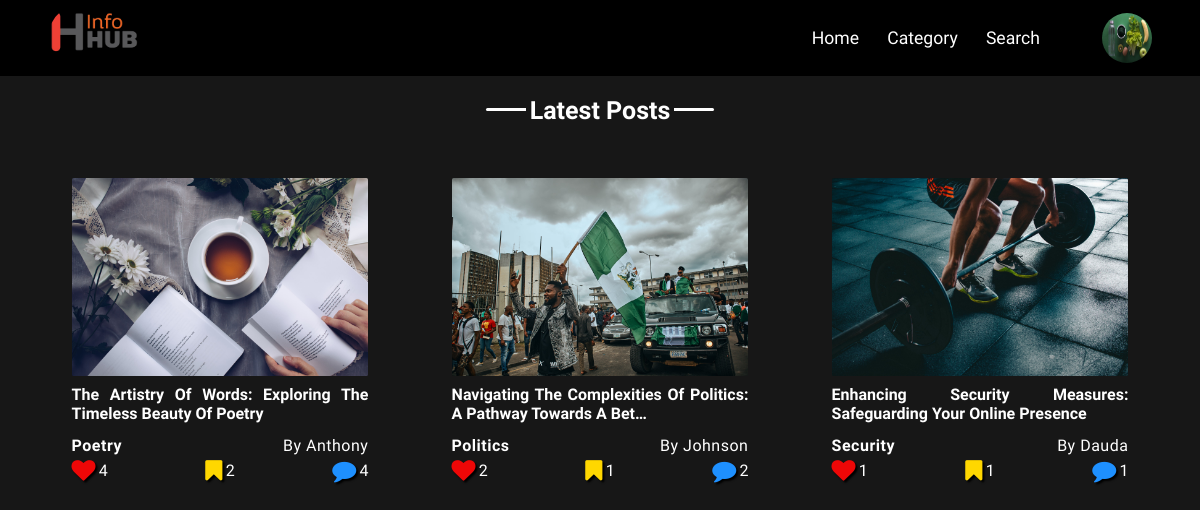
The page / (signed in) on the database as committed earlier.
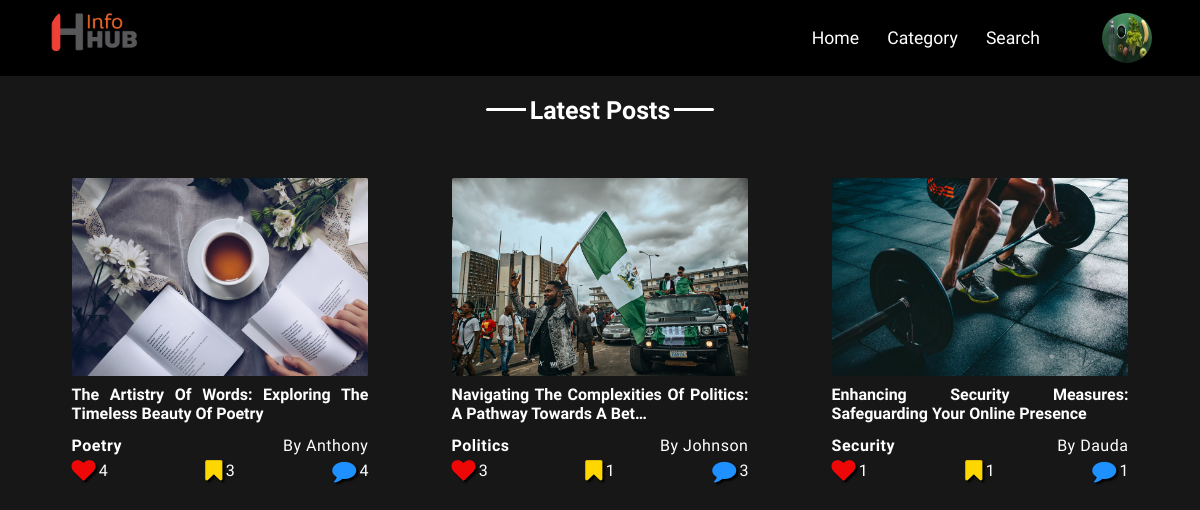
The same page on the database as committed later.
### Users/models.py (models this page shows, shortened)
class Profile(models.Model):
    user = models.OneToOneField(User, on_delete=models.CASCADE)
    image = models.ImageField(default='Profile.png', upload_to='User_Profile_Picture')
    file_name = models.CharField(max_length=50, blank=True)
    age = models.CharField(max_length=3, default=18)

### blogApp/models.py (models this page shows, shortened)
class Post(models.Model):
    class NewManager(models.Manager):
        def get_queryset(self):
            return super().get_queryset() .filter(Status='published')
    options = (
        ('draft', 'Draft'),
        ('published', 'Published'),
    )
    Title = models.CharField(max_length=250)
    First_Name = models.CharField(max_length=15)
    Last_Name = models.CharField(max_length=15)
    Email = models.EmailField(max_length=30)
    slug = models.SlugField(max_length=250, unique_for_date='Publish', default='default')
    Publish = models.DateTimeField(default=timezone.now )
    Author = models.ForeignKey (User, on_delete=models.CASCADE, related_name='blog_posts')
    Content = models.TextField()
    Category = models.ForeignKey(Category, on_delete=models.PROTECT, default=1)
    Category_Tag = models.CharField(max_length=20, default='Default')
    Image = models.ImageField(upload_to=User_Directory_Path)
    Status = models.CharField(max_length=10, choices=options, default='draft')
    Objects = models.Manager() #default Manager
    Newmanager = NewManager() #custom manager
    likes_count = models.IntegerField(default='0')
    likes = models.ManyToManyField(User, related_name='like', default=None, blank=True)
    liked = models.BooleanField(default=False)
    bookmark_count =  models.IntegerField(default=0)
    bookmark = models.ManyToManyField(User, related_name='bookmark',default=None, blank=True )
    def get_absolute_url(self):
        return reverse('blogApp:Single_Post', args=[self.slug])
    class Meta:
        ordering = ('-Publish',)[:8]

### blogApp/views.py (the view)
# urls.py: path('', views.PostListView, name='Home_Page'),
@login_required
def PostListView(request):
    updated_posts = Post.Newmanager.annotate(num_comments=Count('Comment')).order_by('-Publish')[:6]
    older_posts = None
    if len(updated_posts) > 6:
         older_posts = Post.Newmanager.annotate(num_comments=Count('Comment')).order_by('Publish')[:6]
    context = {'Updated_Post': updated_posts,
               'Older_Post': older_posts,
            }
    return render(request, 'blogApp/index.html', context)

### blogApp/context_processor.py (called while the page is built)
def Category_List_Options(request):
    Category_List_Options = Category.objects.exclude(name='Default')
    return {'Category_List_Options' : Category_List_Options}

### blogApp/templates/blogApp/Index.html (shortened to what this page needs)
    {% extends 'blogApp/Base.html' %}
    {% load static %}
        {% block templates %}
    <div class="Wrapper">
        {% if Updated_Post %}
            <div class="Updates">
                <p>latest Posts</p>
            </div>
            <div class="Grid">
                {% for Blog_Post in Updated_Post %}
                <div class="Grid-Item">
                    <div class="Card">
                        <img  src="{{Blog_Post.Image.url}}" alt="{{Blog_Post.Category_Tag}}">
                            <a href="{{Blog_Post.get_absolute_url}}"><p>{{ Blog_Post.Title|truncatechars:65}}</p></a>
                            <div class="Card-Footer">
                                    <h3>{{Blog_Post.Category_Tag}}</h3>
                                    <p>By {{Blog_Post.Last_Name }}</p>
                            </div>
                            <div class="Reactions">
                                <div class="item Likes">
                                    <i  class="fa fa-heart"></i>
                                    <p>{{Blog_Post.likes_count}}</p>
                                </div>
                                 <div class="item Favourites">
                                    <i  class="fa fa-bookmark"></i>
                                    <p>{{Blog_Post.bookmark_count}}</p>
                                </div>
                                <div class="item Comments">
                                    <i  class="fa fa-comment"></i>
                                    <p>{{Blog_Post.num_comments}}</p>
                                </div>
                            </div>
                    </div>
                </div>
                {% endfor %}
            </div>
        {% endif %}
    </div>
    {% endblock %}

### blogApp/templates/blogApp/Base.html (shortened to what this page needs)
{% load static %}
<!DOCTYPE html>
<html lang="en">
<head>
    <link rel="stylesheet" href="{% static 'css/Main.css' %}">
    <link rel="stylesheet" href="https://cdnjs.cloudflare.com/ajax/libs/font-awesome/4.7.0/css/font-awesome.min.css">
</head>
<body class="RemoveNav">
        <div class="Wrapper">
            <nav>
               <img class="Logo" src="{% static 'media\Logo.png' %}" alt="Logo">
                    <ul>
                        <li><a href="{% url 'blogApp:Home_Page' %}">Home</a></li>
                        <li><a href="#" class="OpenCategoryList">Category</a></li>
                        <li><a href="#">Search</a></li>
                    </ul>
                    <img src="{{user.profile.image.url}}" alt="Default-Image"  class="MoreLink" >
            </nav>
            {% block templates %}
            {% endblock %}
        </div>
</body>
</html>

### blogApp/static/css/Main.css (style rules this page uses)
:root { --FS-Paragraph-xm: .5rem; --FS-Paragraph-md: .6rem; --FS-Paragraph-md2: .7rem; --FS-Paragraph-bg: .8rem; --FS-Paragraph-bg2: .9rem; --FS-Heading-xm: .5rem; --FS-Heading-md: .6rem; --FS-Heading-bg: .7rem; --FS-Heading-md2: .8rem; --FS-Heading-bg2: .9rem; --FS-Paragraph: 1rem; --FS-Paragraph2: 1.1rem; --FS-Paragraph3: 1.2rem; --FS-Paragraph4: 1.3rem; --FS-Heading1:clamp(.4rem, 1rem, 1.5rem); --FS-Small-Heading:1.1rem; --FS-Small-Heading2:1.2rem; --FS-Small-Heading3:1.3rem; --FS-Small-Heading4:1.4rem; --FS-Heading2: 1.5rem; --FS-Heading3: 1.7rem; --FS-Heading4: 2rem; }
* { padding: 0; margin: 0; box-sizing: border-box; }
body { background-color: #0b0b0bf2; scrollbar-width: none; }
a { text-decoration: none; color: #fff; cursor: pointer; }
nav { display: flex; justify-content: space-between; align-items: center; background-color: #000; color: #fff; padding: 0 3em; position: fixed; top: 0; right: 0; left: 0; z-index: 1000 }
nav ul { width: 100%; list-style: none; display: flex; justify-content: flex-end; padding: 0 3em; }
nav ul li:nth-child(3) { display: flex; align-items: center; }
nav ul li { position: relative; padding: 0 .8em; font-family: 'Oswald', sans-serif; font-size: 1.1rem; text-transform: capitalize; transition: transform 0.3s; }
.Logo { object-fit: contain; height: auto; width:90px; }
nav img { width: 50px; height: 50px; border-radius: 50%; cursor: pointer; }
.Updates { display: flex; flex-direction: row; justify-content: center; align-items: center; margin-top: 6em; color: #fff; }
.Updates p { font-size:25px; font-family: 'Josefin Sans', sans-serif; font-weight: 600; text-transform: capitalize; position: relative; }
.Updates p::after { content: ""; position: absolute; top:40%; left: -44px; height: 3px; width: 40px; background-color: #fff; border-bottom-left-radius: .1em; border-top-left-radius: .1em; }
.Updates p::before { content: ""; position: absolute; top:40%; right: -44px; height: 3px; width: 40px; background-color: #fff; border-bottom-right-radius: .1em; border-top-right-radius: .1em; }
.Grid-Item { width: 100%; padding: .5em .8em; }
.Grid { display: grid; width: 95%; margin: .8em auto; grid-template-columns: repeat(3, 1fr); }
.Card { margin: 1.3em; background-color: transparent; padding: .7em .5em; border-radius: .3em; color: #fff; }
.Card img { border-radius: .1em; display: flex; object-fit: contain; width: 100%; height: 100%; }
.Card a { font-size:var(--FS-Heading1); font-family: 'Josefin sans', sans-serif; text-align: justify; font-weight: 700; text-transform: capitalize; }
.Card a p { font-size: var(--FS-Paragraph); padding: .6em 0 .1em 0; }
.Card-Footer { display: flex; flex-direction: row; justify-content: space-between; letter-spacing: .5px; align-items: center; margin: .7em 0 0 0 ; }
.Card-Footer p, h3 { font-size:var(--FS-Heading1); font-family: 'Oswald', sans-serif; text-transform: capitalize; }
.Reactions,.Reaction_Info { display: flex; justify-content: space-between; align-items: center; margin: .2em 0; position: relative; color: #fff; }
.item, .Item_Info { display: flex; justify-content: center; align-items: center; }
.item i { font-size: 1.5rem; cursor: pointer; color:#fff; transition: .5s ease-in-out; }
.item p { font-size: 16px; padding-left: .3em; }
.Item_Info span, p { font-family: 'Josefin sans', sans-serif; font-size:16px; }
.Likes i { text-shadow: 2px 2px 2px #000; }
.Favourites i { color: #FFD700 ; text-shadow: 2px 2px 2px #000; }
.item { display: flex; justify-content: center; align-items: center; }
.item p { padding-left: .2em; font-family: 'Teko', sans-serif; }
.Comments i { color: #1E90FF; text-shadow: 2px 2px 2px #000; }
.Likes i { color:#ee0707; text-shadow: 2px 2px 2px #000; }
::placeholder { color: #000; font-family: 'Teko', sans-serif; font-size:var(--FS-Paragraph); }

### blogApp/templates/blogApp/Index.html (style rules this page uses)
:root { --FS-Paragraph-xm: .5rem; --FS-Paragraph-md: .6rem; --FS-Paragraph-md2: .7rem; --FS-Paragraph-bg: .8rem; --FS-Paragraph-bg2: .9rem; --FS-Heading-xm: .5rem; --FS-Heading-md: .6rem; --FS-Heading-bg: .7rem; --FS-Heading-md2: .8rem; --FS-Heading-bg2: .9rem; --FS-Paragraph: 1rem; --FS-Paragraph2: 1.1rem; --FS-Paragraph3: 1.2rem; --FS-Paragraph4: 1.3rem; --FS-Heading1:clamp(.4rem, 1rem, 1.5rem); --FS-Small-Heading:1.1rem; --FS-Small-Heading2:1.2rem; --FS-Small-Heading3:1.3rem; --FS-Small-Heading4:1.4rem; --FS-Heading2: 1.5rem; --FS-Heading3: 1.7rem; --FS-Heading4: 2rem; --FS-Heading5: 2.5rem; }

Rows that differ between the two databases and show on the page:
changed Post "The Artistry Of Words: Exploring The Timeless Beauty Of Poetry": bookmark_count "2" → "3"
changed Post "Politics": likes_count "2" → "3"; num_comments "2" → "3"
